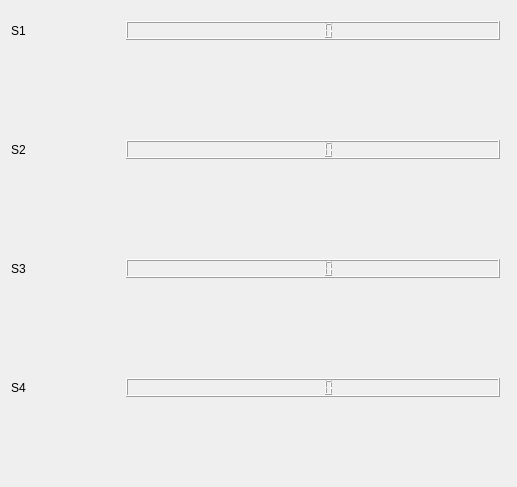
<?xml version="1.0" encoding="UTF-8"?>
<ui version="4.0">
 <class>Widget</class>
 <widget class="QWidget" name="Widget">
  <property name="geometry">
   <rect>
    <x>0</x>
    <y>0</y>
    <width>517</width>
    <height>487</height>
   </rect>
  </property>
  <property name="windowTitle">
   <string>Widget</string>
  </property>
  <widget class="QWidget" name="formLayoutWidget">
   <property name="geometry">
    <rect>
     <x>0</x>
     <y>10</y>
     <width>511</width>
     <height>517</height>
    </rect>
   </property>
   <layout class="QFormLayout" name="formLayout">
    <property name="sizeConstraint">
     <enum>QLayout::SetDefaultConstraint</enum>
    </property>
    <property name="horizontalSpacing">
     <number>100</number>
    </property>
    <property name="verticalSpacing">
     <number>100</number>
    </property>
    <item row="0" column="0">
     <widget class="QLabel" name="label">
      <property name="text">
       <string>S1</string>
      </property>
     </widget>
    </item>
    <item row="0" column="1">
     <widget class="QLCDNumber" name="lcdNumber"/>
    </item>
    <item row="1" column="0">
     <widget class="QLabel" name="label_2">
      <property name="text">
       <string>S2</string>
      </property>
     </widget>
    </item>
    <item row="1" column="1">
     <widget class="QLCDNumber" name="lcdNumber_2"/>
    </item>
    <item row="2" column="0">
     <widget class="QLabel" name="label_3">
      <property name="text">
       <string>S3</string>
      </property>
     </widget>
    </item>
    <item row="2" column="1">
     <widget class="QLCDNumber" name="lcdNumber_3"/>
    </item>
    <item row="3" column="0">
     <widget class="QLabel" name="label_4">
      <property name="text">
       <string>S4</string>
      </property>
     </widget>
    </item>
    <item row="3" column="1">
     <widget class="QLCDNumber" name="lcdNumber_4">
      <property name="baseSize">
       <size>
        <width>100</width>
        <height>100</height>
       </size>
      </property>
     </widget>
    </item>
    <item row="4" column="0">
     <widget class="QLabel" name="label_5">
      <property name="text">
       <string>S5</string>
      </property>
     </widget>
    </item>
    <item row="4" column="1">
     <widget class="QLCDNumber" name="lcdNumber_5">
      <property name="baseSize">
       <size>
        <width>50</width>
        <height>50</height>
       </size>
      </property>
      <property name="smallDecimalPoint">
       <bool>false</bool>
      </property>
     </widget>
    </item>
   </layout>
  </widget>
 </widget>
 <layoutdefault spacing="6" margin="11"/>
 <resources/>
 <connections/>
</ui>
